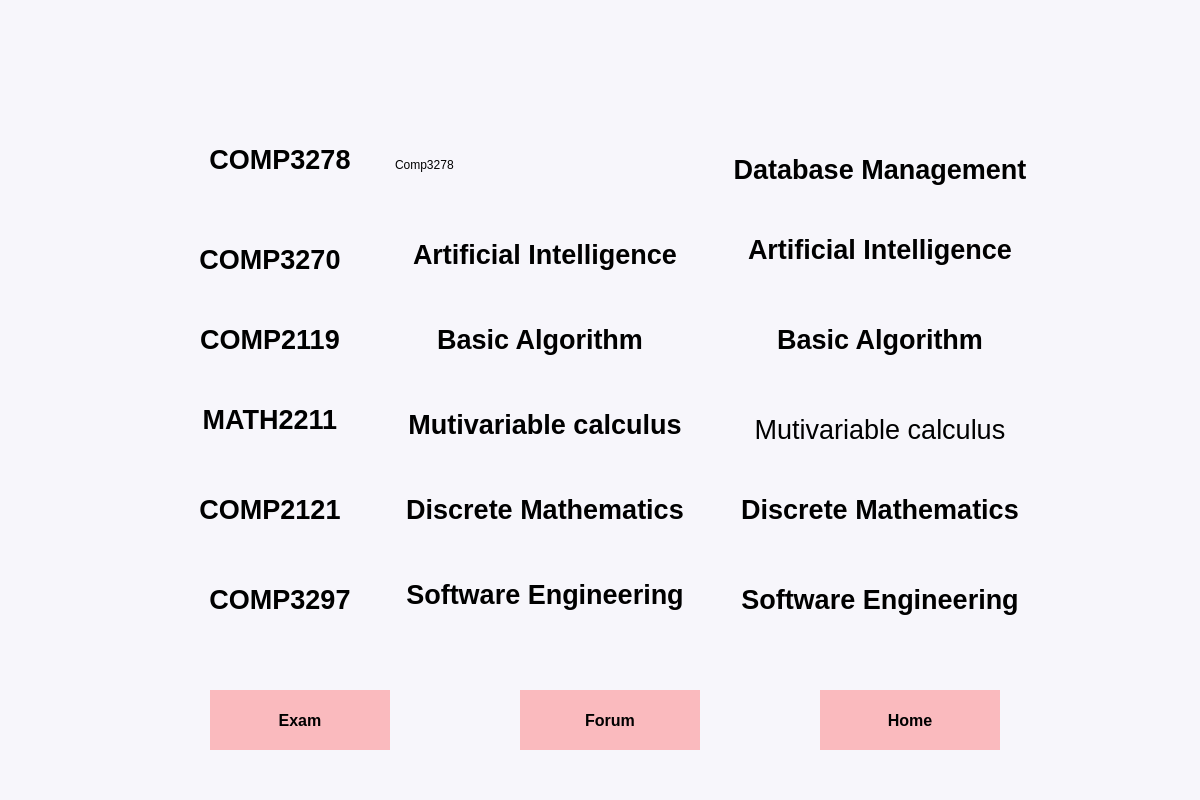
<?xml version="1.0" encoding="UTF-8"?>
<ui version="4.0">
 <class>MainWindow</class>
 <widget class="QMainWindow" name="MainWindow">
  <property name="geometry">
   <rect>
    <x>0</x>
    <y>0</y>
    <width>1200</width>
    <height>800</height>
   </rect>
  </property>
  <property name="sizePolicy">
   <sizepolicy hsizetype="Preferred" vsizetype="Preferred">
    <horstretch>0</horstretch>
    <verstretch>0</verstretch>
   </sizepolicy>
  </property>
  <property name="palette">
   <palette>
    <active>
     <colorrole role="WindowText">
      <brush brushstyle="SolidPattern">
       <color alpha="255">
        <red>0</red>
        <green>0</green>
        <blue>0</blue>
       </color>
      </brush>
     </colorrole>
     <colorrole role="Button">
      <brush brushstyle="SolidPattern">
       <color alpha="255">
        <red>247</red>
        <green>246</green>
        <blue>251</blue>
       </color>
      </brush>
     </colorrole>
     <colorrole role="Light">
      <brush brushstyle="SolidPattern">
       <color alpha="255">
        <red>255</red>
        <green>255</green>
        <blue>255</blue>
       </color>
      </brush>
     </colorrole>
     <colorrole role="Midlight">
      <brush brushstyle="SolidPattern">
       <color alpha="255">
        <red>251</red>
        <green>250</green>
        <blue>253</blue>
       </color>
      </brush>
     </colorrole>
     <colorrole role="Dark">
      <brush brushstyle="SolidPattern">
       <color alpha="255">
        <red>123</red>
        <green>123</green>
        <blue>125</blue>
       </color>
      </brush>
     </colorrole>
     <colorrole role="Mid">
      <brush brushstyle="SolidPattern">
       <color alpha="255">
        <red>165</red>
        <green>164</green>
        <blue>167</blue>
       </color>
      </brush>
     </colorrole>
     <colorrole role="Text">
      <brush brushstyle="SolidPattern">
       <color alpha="255">
        <red>0</red>
        <green>0</green>
        <blue>0</blue>
       </color>
      </brush>
     </colorrole>
     <colorrole role="BrightText">
      <brush brushstyle="SolidPattern">
       <color alpha="255">
        <red>255</red>
        <green>255</green>
        <blue>255</blue>
       </color>
      </brush>
     </colorrole>
     <colorrole role="ButtonText">
      <brush brushstyle="SolidPattern">
       <color alpha="255">
        <red>0</red>
        <green>0</green>
        <blue>0</blue>
       </color>
      </brush>
     </colorrole>
     <colorrole role="Base">
      <brush brushstyle="SolidPattern">
       <color alpha="255">
        <red>247</red>
        <green>246</green>
        <blue>251</blue>
       </color>
      </brush>
     </colorrole>
     <colorrole role="Window">
      <brush brushstyle="SolidPattern">
       <color alpha="255">
        <red>247</red>
        <green>246</green>
        <blue>251</blue>
       </color>
      </brush>
     </colorrole>
     <colorrole role="Shadow">
      <brush brushstyle="SolidPattern">
       <color alpha="255">
        <red>0</red>
        <green>0</green>
        <blue>0</blue>
       </color>
      </brush>
     </colorrole>
     <colorrole role="AlternateBase">
      <brush brushstyle="SolidPattern">
       <color alpha="255">
        <red>251</red>
        <green>250</green>
        <blue>253</blue>
       </color>
      </brush>
     </colorrole>
     <colorrole role="ToolTipBase">
      <brush brushstyle="SolidPattern">
       <color alpha="255">
        <red>255</red>
        <green>255</green>
        <blue>220</blue>
       </color>
      </brush>
     </colorrole>
     <colorrole role="ToolTipText">
      <brush brushstyle="SolidPattern">
       <color alpha="255">
        <red>0</red>
        <green>0</green>
        <blue>0</blue>
       </color>
      </brush>
     </colorrole>
    </active>
    <inactive>
     <colorrole role="WindowText">
      <brush brushstyle="SolidPattern">
       <color alpha="255">
        <red>0</red>
        <green>0</green>
        <blue>0</blue>
       </color>
      </brush>
     </colorrole>
     <colorrole role="Button">
      <brush brushstyle="SolidPattern">
       <color alpha="255">
        <red>247</red>
        <green>246</green>
        <blue>251</blue>
       </color>
      </brush>
     </colorrole>
     <colorrole role="Light">
      <brush brushstyle="SolidPattern">
       <color alpha="255">
        <red>255</red>
        <green>255</green>
        <blue>255</blue>
       </color>
      </brush>
     </colorrole>
     <colorrole role="Midlight">
      <brush brushstyle="SolidPattern">
       <color alpha="255">
        <red>251</red>
        <green>250</green>
        <blue>253</blue>
       </color>
      </brush>
     </colorrole>
     <colorrole role="Dark">
      <brush brushstyle="SolidPattern">
       <color alpha="255">
        <red>123</red>
        <green>123</green>
        <blue>125</blue>
       </color>
      </brush>
     </colorrole>
     <colorrole role="Mid">
      <brush brushstyle="SolidPattern">
       <color alpha="255">
        <red>165</red>
        <green>164</green>
        <blue>167</blue>
       </color>
      </brush>
     </colorrole>
     <colorrole role="Text">
      <brush brushstyle="SolidPattern">
       <color alpha="255">
        <red>0</red>
        <green>0</green>
        <blue>0</blue>
       </color>
      </brush>
     </colorrole>
     <colorrole role="BrightText">
      <brush brushstyle="SolidPattern">
       <color alpha="255">
        <red>255</red>
        <green>255</green>
        <blue>255</blue>
       </color>
      </brush>
     </colorrole>
     <colorrole role="ButtonText">
      <brush brushstyle="SolidPattern">
       <color alpha="255">
        <red>0</red>
        <green>0</green>
        <blue>0</blue>
       </color>
      </brush>
     </colorrole>
     <colorrole role="Base">
      <brush brushstyle="SolidPattern">
       <color alpha="255">
        <red>247</red>
        <green>246</green>
        <blue>251</blue>
       </color>
      </brush>
     </colorrole>
     <colorrole role="Window">
      <brush brushstyle="SolidPattern">
       <color alpha="255">
        <red>247</red>
        <green>246</green>
        <blue>251</blue>
       </color>
      </brush>
     </colorrole>
     <colorrole role="Shadow">
      <brush brushstyle="SolidPattern">
       <color alpha="255">
        <red>0</red>
        <green>0</green>
        <blue>0</blue>
       </color>
      </brush>
     </colorrole>
     <colorrole role="AlternateBase">
      <brush brushstyle="SolidPattern">
       <color alpha="255">
        <red>251</red>
        <green>250</green>
        <blue>253</blue>
       </color>
      </brush>
     </colorrole>
     <colorrole role="ToolTipBase">
      <brush brushstyle="SolidPattern">
       <color alpha="255">
        <red>255</red>
        <green>255</green>
        <blue>220</blue>
       </color>
      </brush>
     </colorrole>
     <colorrole role="ToolTipText">
      <brush brushstyle="SolidPattern">
       <color alpha="255">
        <red>0</red>
        <green>0</green>
        <blue>0</blue>
       </color>
      </brush>
     </colorrole>
    </inactive>
    <disabled>
     <colorrole role="WindowText">
      <brush brushstyle="SolidPattern">
       <color alpha="255">
        <red>123</red>
        <green>123</green>
        <blue>125</blue>
       </color>
      </brush>
     </colorrole>
     <colorrole role="Button">
      <brush brushstyle="SolidPattern">
       <color alpha="255">
        <red>247</red>
        <green>246</green>
        <blue>251</blue>
       </color>
      </brush>
     </colorrole>
     <colorrole role="Light">
      <brush brushstyle="SolidPattern">
       <color alpha="255">
        <red>255</red>
        <green>255</green>
        <blue>255</blue>
       </color>
      </brush>
     </colorrole>
     <colorrole role="Midlight">
      <brush brushstyle="SolidPattern">
       <color alpha="255">
        <red>251</red>
        <green>250</green>
        <blue>253</blue>
       </color>
      </brush>
     </colorrole>
     <colorrole role="Dark">
      <brush brushstyle="SolidPattern">
       <color alpha="255">
        <red>123</red>
        <green>123</green>
        <blue>125</blue>
       </color>
      </brush>
     </colorrole>
     <colorrole role="Mid">
      <brush brushstyle="SolidPattern">
       <color alpha="255">
        <red>165</red>
        <green>164</green>
        <blue>167</blue>
       </color>
      </brush>
     </colorrole>
     <colorrole role="Text">
      <brush brushstyle="SolidPattern">
       <color alpha="255">
        <red>123</red>
        <green>123</green>
        <blue>125</blue>
       </color>
      </brush>
     </colorrole>
     <colorrole role="BrightText">
      <brush brushstyle="SolidPattern">
       <color alpha="255">
        <red>255</red>
        <green>255</green>
        <blue>255</blue>
       </color>
      </brush>
     </colorrole>
     <colorrole role="ButtonText">
      <brush brushstyle="SolidPattern">
       <color alpha="255">
        <red>123</red>
        <green>123</green>
        <blue>125</blue>
       </color>
      </brush>
     </colorrole>
     <colorrole role="Base">
      <brush brushstyle="SolidPattern">
       <color alpha="255">
        <red>247</red>
        <green>246</green>
        <blue>251</blue>
       </color>
      </brush>
     </colorrole>
     <colorrole role="Window">
      <brush brushstyle="SolidPattern">
       <color alpha="255">
        <red>247</red>
        <green>246</green>
        <blue>251</blue>
       </color>
      </brush>
     </colorrole>
     <colorrole role="Shadow">
      <brush brushstyle="SolidPattern">
       <color alpha="255">
        <red>0</red>
        <green>0</green>
        <blue>0</blue>
       </color>
      </brush>
     </colorrole>
     <colorrole role="AlternateBase">
      <brush brushstyle="SolidPattern">
       <color alpha="255">
        <red>247</red>
        <green>246</green>
        <blue>251</blue>
       </color>
      </brush>
     </colorrole>
     <colorrole role="ToolTipBase">
      <brush brushstyle="SolidPattern">
       <color alpha="255">
        <red>255</red>
        <green>255</green>
        <blue>220</blue>
       </color>
      </brush>
     </colorrole>
     <colorrole role="ToolTipText">
      <brush brushstyle="SolidPattern">
       <color alpha="255">
        <red>0</red>
        <green>0</green>
        <blue>0</blue>
       </color>
      </brush>
     </colorrole>
    </disabled>
   </palette>
  </property>
  <property name="font">
   <font>
    <family>Yu Gothic UI</family>
    <weight>75</weight>
    <bold>true</bold>
   </font>
  </property>
  <property name="windowTitle">
   <string>iKYC</string>
  </property>
  <property name="layoutDirection">
   <enum>Qt::LeftToRight</enum>
  </property>
  <property name="autoFillBackground">
   <bool>false</bool>
  </property>
  <property name="styleSheet">
   <string notr="true">QMainWindow{
	background-color: rgb(247, 246, 251);
}</string>
  </property>
  <widget class="QWidget" name="centralwidget">
   <widget class="QLabel" name="title_label">
    <property name="geometry">
     <rect>
      <x>450</x>
      <y>20</y>
      <width>301</width>
      <height>111</height>
     </rect>
    </property>
    <property name="font">
     <font>
      <family>Yu Gothic UI</family>
      <pointsize>48</pointsize>
      <weight>75</weight>
      <bold>true</bold>
     </font>
    </property>
    <property name="contextMenuPolicy">
     <enum>Qt::NoContextMenu</enum>
    </property>
    <property name="text">
     <string/>
    </property>
    <property name="alignment">
     <set>Qt::AlignLeading|Qt::AlignLeft|Qt::AlignVCenter</set>
    </property>
   </widget>
   <widget class="QLabel" name="class1_label">
    <property name="geometry">
     <rect>
      <x>190</x>
      <y>130</y>
      <width>180</width>
      <height>60</height>
     </rect>
    </property>
    <property name="font">
     <font>
      <family>Yu Gothic UI</family>
      <weight>50</weight>
      <bold>false</bold>
     </font>
    </property>
    <property name="text">
     <string>&lt;html&gt;&lt;head/&gt;&lt;body&gt;&lt;p align=&quot;center&quot;&gt;&lt;span style=&quot; font-size:20pt; font-weight:600;&quot;&gt;COMP3278&lt;/span&gt;&lt;/p&gt;&lt;/body&gt;&lt;/html&gt;</string>
    </property>
    <property name="alignment">
     <set>Qt::AlignRight|Qt::AlignTrailing|Qt::AlignVCenter</set>
    </property>
   </widget>
   <widget class="QLabel" name="class2_label">
    <property name="geometry">
     <rect>
      <x>180</x>
      <y>230</y>
      <width>180</width>
      <height>60</height>
     </rect>
    </property>
    <property name="font">
     <font>
      <family>Yu Gothic UI</family>
     </font>
    </property>
    <property name="text">
     <string>&lt;html&gt;&lt;head/&gt;&lt;body&gt;&lt;p align=&quot;center&quot;&gt;&lt;span style=&quot; font-size:20pt; font-weight:600;&quot;&gt;COMP3270&lt;/span&gt;&lt;/p&gt;&lt;/body&gt;&lt;/html&gt;</string>
    </property>
    <property name="alignment">
     <set>Qt::AlignRight|Qt::AlignTrailing|Qt::AlignVCenter</set>
    </property>
   </widget>
   <widget class="QLabel" name="class4_label">
    <property name="geometry">
     <rect>
      <x>180</x>
      <y>390</y>
      <width>180</width>
      <height>60</height>
     </rect>
    </property>
    <property name="font">
     <font>
      <family>Yu Gothic UI</family>
     </font>
    </property>
    <property name="text">
     <string>&lt;html&gt;&lt;head/&gt;&lt;body&gt;&lt;p align=&quot;center&quot;&gt;&lt;span style=&quot; font-size:20pt; font-weight:600;&quot;&gt;MATH2211&lt;/span&gt;&lt;/p&gt;&lt;/body&gt;&lt;/html&gt;</string>
    </property>
    <property name="alignment">
     <set>Qt::AlignRight|Qt::AlignTrailing|Qt::AlignVCenter</set>
    </property>
   </widget>
   <widget class="QPushButton" name="forum_button">
    <property name="geometry">
     <rect>
      <x>520</x>
      <y>690</y>
      <width>180</width>
      <height>60</height>
     </rect>
    </property>
    <property name="font">
     <font>
      <family>Yu Gothic UI</family>
      <pointsize>12</pointsize>
      <weight>75</weight>
      <bold>true</bold>
     </font>
    </property>
    <property name="cursor">
     <cursorShape>ArrowCursor</cursorShape>
    </property>
    <property name="styleSheet">
     <string notr="true">QPushButton{
    background: #fababe;
    
	background-repeat: no-repeat;
	background-position: center;
    border-radius: 100px;
}
QPushButton:hover{
    background: #fababe;
	
	background-repeat: no-repeat;
	background-position: center;
    border-radius: 100px;
}
QPushButton:pressed{
    background: #fababe;
    
	background-repeat: no-repeat;
	background-position: center;
    border-radius: 100px;
}</string>
    </property>
    <property name="text">
     <string>Forum</string>
    </property>
   </widget>
   <widget class="QLabel" name="class1_value">
    <property name="geometry">
     <rect>
      <x>395</x>
      <y>135</y>
      <width>300</width>
      <height>60</height>
     </rect>
    </property>
    <property name="font">
     <font>
      <family>Yu Gothic UI</family>
     </font>
    </property>
    <property name="autoFillBackground">
     <bool>false</bool>
    </property>
    <property name="text">
     <string>Comp3278</string>
    </property>
    <property name="pixmap">
     <pixmap>resource/line_text.png</pixmap>
    </property>
   </widget>
   <widget class="QLabel" name="class3_label">
    <property name="geometry">
     <rect>
      <x>180</x>
      <y>310</y>
      <width>180</width>
      <height>60</height>
     </rect>
    </property>
    <property name="font">
     <font>
      <family>Yu Gothic UI</family>
     </font>
    </property>
    <property name="text">
     <string>&lt;html&gt;&lt;head/&gt;&lt;body&gt;&lt;p align=&quot;center&quot;&gt;&lt;span style=&quot; font-size:20pt; font-weight:600;&quot;&gt;COMP2119&lt;/span&gt;&lt;/p&gt;&lt;/body&gt;&lt;/html&gt;</string>
    </property>
    <property name="alignment">
     <set>Qt::AlignRight|Qt::AlignTrailing|Qt::AlignVCenter</set>
    </property>
   </widget>
   <widget class="QLabel" name="class5_label">
    <property name="geometry">
     <rect>
      <x>180</x>
      <y>480</y>
      <width>180</width>
      <height>60</height>
     </rect>
    </property>
    <property name="font">
     <font>
      <family>Yu Gothic UI</family>
      <weight>50</weight>
      <bold>false</bold>
     </font>
    </property>
    <property name="text">
     <string>&lt;html&gt;&lt;head/&gt;&lt;body&gt;&lt;p align=&quot;center&quot;&gt;&lt;span style=&quot; font-size:20pt; font-weight:600;&quot;&gt;COMP2121&lt;/span&gt;&lt;/p&gt;&lt;/body&gt;&lt;/html&gt;</string>
    </property>
    <property name="alignment">
     <set>Qt::AlignRight|Qt::AlignTrailing|Qt::AlignVCenter</set>
    </property>
   </widget>
   <widget class="QLabel" name="class6_label">
    <property name="geometry">
     <rect>
      <x>190</x>
      <y>570</y>
      <width>180</width>
      <height>60</height>
     </rect>
    </property>
    <property name="font">
     <font>
      <family>Yu Gothic UI</family>
      <weight>50</weight>
      <bold>false</bold>
     </font>
    </property>
    <property name="text">
     <string>&lt;html&gt;&lt;head/&gt;&lt;body&gt;&lt;p align=&quot;center&quot;&gt;&lt;span style=&quot; font-size:20pt; font-weight:600;&quot;&gt;COMP3297&lt;/span&gt;&lt;/p&gt;&lt;/body&gt;&lt;/html&gt;</string>
    </property>
    <property name="alignment">
     <set>Qt::AlignRight|Qt::AlignTrailing|Qt::AlignVCenter</set>
    </property>
   </widget>
   <widget class="QLabel" name="class2_value">
    <property name="geometry">
     <rect>
      <x>395</x>
      <y>225</y>
      <width>300</width>
      <height>60</height>
     </rect>
    </property>
    <property name="font">
     <font>
      <family>Yu Gothic UI</family>
     </font>
    </property>
    <property name="text">
     <string>&lt;html&gt;&lt;head/&gt;&lt;body&gt;&lt;p align=&quot;center&quot;&gt;&lt;span style=&quot; font-size:20pt; font-weight:600;&quot;&gt;Artificial Intelligence&lt;/span&gt;&lt;/p&gt;&lt;/body&gt;&lt;/html&gt;</string>
    </property>
   </widget>
   <widget class="QLabel" name="class3_value">
    <property name="geometry">
     <rect>
      <x>390</x>
      <y>310</y>
      <width>300</width>
      <height>60</height>
     </rect>
    </property>
    <property name="font">
     <font>
      <family>Yu Gothic UI</family>
     </font>
    </property>
    <property name="text">
     <string>&lt;html&gt;&lt;head/&gt;&lt;body&gt;&lt;p align=&quot;center&quot;&gt;&lt;span style=&quot; font-size:20pt; font-weight:600;&quot;&gt;Basic Algorithm&lt;/span&gt;&lt;/p&gt;&lt;/body&gt;&lt;/html&gt;</string>
    </property>
   </widget>
   <widget class="QLabel" name="class4_value">
    <property name="geometry">
     <rect>
      <x>395</x>
      <y>395</y>
      <width>300</width>
      <height>60</height>
     </rect>
    </property>
    <property name="font">
     <font>
      <family>Yu Gothic UI</family>
     </font>
    </property>
    <property name="text">
     <string>&lt;html&gt;&lt;head/&gt;&lt;body&gt;&lt;p align=&quot;center&quot;&gt;&lt;span style=&quot; font-size:20pt; font-weight:600;&quot;&gt;Mutivariable calculus&lt;/span&gt;&lt;/p&gt;&lt;/body&gt;&lt;/html&gt;</string>
    </property>
   </widget>
   <widget class="QLabel" name="class5_value">
    <property name="geometry">
     <rect>
      <x>395</x>
      <y>480</y>
      <width>300</width>
      <height>60</height>
     </rect>
    </property>
    <property name="font">
     <font>
      <family>Yu Gothic UI</family>
     </font>
    </property>
    <property name="text">
     <string>&lt;html&gt;&lt;head/&gt;&lt;body&gt;&lt;p align=&quot;center&quot;&gt;&lt;span style=&quot; font-size:20pt; font-weight:600;&quot;&gt;Discrete Mathematics&lt;/span&gt;&lt;/p&gt;&lt;/body&gt;&lt;/html&gt;</string>
    </property>
   </widget>
   <widget class="QLabel" name="class6_value">
    <property name="geometry">
     <rect>
      <x>395</x>
      <y>565</y>
      <width>300</width>
      <height>60</height>
     </rect>
    </property>
    <property name="font">
     <font>
      <family>Yu Gothic UI</family>
     </font>
    </property>
    <property name="text">
     <string>&lt;html&gt;&lt;head/&gt;&lt;body&gt;&lt;p align=&quot;center&quot;&gt;&lt;span style=&quot; font-size:20pt; font-weight:600;&quot;&gt;Software Engineering&lt;/span&gt;&lt;/p&gt;&lt;/body&gt;&lt;/html&gt;</string>
    </property>
   </widget>
   <widget class="QPushButton" name="home_button">
    <property name="geometry">
     <rect>
      <x>820</x>
      <y>690</y>
      <width>180</width>
      <height>60</height>
     </rect>
    </property>
    <property name="font">
     <font>
      <family>Yu Gothic UI</family>
      <pointsize>12</pointsize>
      <weight>75</weight>
      <bold>true</bold>
     </font>
    </property>
    <property name="cursor">
     <cursorShape>ArrowCursor</cursorShape>
    </property>
    <property name="styleSheet">
     <string notr="true">QPushButton{
    background: #fababe;
    
	background-repeat: no-repeat;
	background-position: center;
    border-radius: 100px;
}
QPushButton:hover{
    background:  #fababe;
	
	background-repeat: no-repeat;
	background-position: center;
    border-radius: 100px;
}
QPushButton:pressed{
    background: #fababe;
    
	background-repeat: no-repeat;
	background-position: center;
    border-radius: 100px;
}</string>
    </property>
    <property name="text">
     <string>Home</string>
    </property>
   </widget>
   <widget class="QPushButton" name="exam_button">
    <property name="geometry">
     <rect>
      <x>210</x>
      <y>690</y>
      <width>180</width>
      <height>60</height>
     </rect>
    </property>
    <property name="font">
     <font>
      <family>Yu Gothic UI</family>
      <pointsize>12</pointsize>
      <weight>75</weight>
      <bold>true</bold>
     </font>
    </property>
    <property name="cursor">
     <cursorShape>ArrowCursor</cursorShape>
    </property>
    <property name="styleSheet">
     <string notr="true">QPushButton{
    background: #fababe;
    
	background-repeat: no-repeat;
	background-position: center;
    border-radius: 100px;
}
QPushButton:hover{
    background:  #fababe;
	
	background-repeat: no-repeat;
	background-position: center;
    border-radius: 100px;
}
QPushButton:pressed{
    background: #fababe;
    
	background-repeat: no-repeat;
	background-position: center;
    border-radius: 100px;
}</string>
    </property>
    <property name="text">
     <string>Exam</string>
    </property>
   </widget>
   <widget class="QLabel" name="class1_value_2">
    <property name="geometry">
     <rect>
      <x>730</x>
      <y>140</y>
      <width>300</width>
      <height>60</height>
     </rect>
    </property>
    <property name="font">
     <font>
      <family>Yu Gothic UI</family>
     </font>
    </property>
    <property name="text">
     <string>&lt;html&gt;&lt;head/&gt;&lt;body&gt;&lt;p align=&quot;center&quot;&gt;&lt;span style=&quot; font-size:20pt; font-weight:600;&quot;&gt;Database Management&lt;/span&gt;&lt;/p&gt;&lt;/body&gt;&lt;/html&gt;</string>
    </property>
   </widget>
   <widget class="QLabel" name="class2_value_2">
    <property name="geometry">
     <rect>
      <x>730</x>
      <y>220</y>
      <width>300</width>
      <height>60</height>
     </rect>
    </property>
    <property name="font">
     <font>
      <family>Yu Gothic UI</family>
     </font>
    </property>
    <property name="text">
     <string>&lt;html&gt;&lt;head/&gt;&lt;body&gt;&lt;p align=&quot;center&quot;&gt;&lt;span style=&quot; font-size:20pt; font-weight:600;&quot;&gt;Artificial Intelligence&lt;/span&gt;&lt;/p&gt;&lt;/body&gt;&lt;/html&gt;</string>
    </property>
   </widget>
   <widget class="QLabel" name="class3_value_2">
    <property name="geometry">
     <rect>
      <x>730</x>
      <y>310</y>
      <width>300</width>
      <height>60</height>
     </rect>
    </property>
    <property name="font">
     <font>
      <family>Yu Gothic UI</family>
     </font>
    </property>
    <property name="text">
     <string>&lt;html&gt;&lt;head/&gt;&lt;body&gt;&lt;p align=&quot;center&quot;&gt;&lt;span style=&quot; font-size:20pt; font-weight:600;&quot;&gt;Basic Algorithm&lt;/span&gt;&lt;/p&gt;&lt;/body&gt;&lt;/html&gt;</string>
    </property>
   </widget>
   <widget class="QLabel" name="class4_value_2">
    <property name="geometry">
     <rect>
      <x>730</x>
      <y>400</y>
      <width>300</width>
      <height>60</height>
     </rect>
    </property>
    <property name="font">
     <font>
      <family>Yu Gothic UI</family>
     </font>
    </property>
    <property name="text">
     <string>&lt;html&gt;&lt;head/&gt;&lt;body&gt;&lt;p align=&quot;center&quot;&gt;&lt;span style=&quot; font-size:20pt;&quot;&gt;Mutivariable calculus&lt;/span&gt;&lt;/p&gt;&lt;/body&gt;&lt;/html&gt;</string>
    </property>
   </widget>
   <widget class="QLabel" name="class5_value_2">
    <property name="geometry">
     <rect>
      <x>730</x>
      <y>480</y>
      <width>300</width>
      <height>60</height>
     </rect>
    </property>
    <property name="font">
     <font>
      <family>Yu Gothic UI</family>
     </font>
    </property>
    <property name="text">
     <string>&lt;html&gt;&lt;head/&gt;&lt;body&gt;&lt;p align=&quot;center&quot;&gt;&lt;span style=&quot; font-size:20pt; font-weight:600;&quot;&gt;Discrete Mathematics&lt;/span&gt;&lt;/p&gt;&lt;/body&gt;&lt;/html&gt;</string>
    </property>
   </widget>
   <widget class="QLabel" name="class6_value_2">
    <property name="geometry">
     <rect>
      <x>730</x>
      <y>570</y>
      <width>300</width>
      <height>60</height>
     </rect>
    </property>
    <property name="font">
     <font>
      <family>Yu Gothic UI</family>
     </font>
    </property>
    <property name="text">
     <string>&lt;html&gt;&lt;head/&gt;&lt;body&gt;&lt;p align=&quot;center&quot;&gt;&lt;span style=&quot; font-size:20pt; font-weight:600;&quot;&gt;Software Engineering&lt;/span&gt;&lt;/p&gt;&lt;/body&gt;&lt;/html&gt;</string>
    </property>
   </widget>
   <widget class="QLabel" name="back_t">
    <property name="geometry">
     <rect>
      <x>0</x>
      <y>0</y>
      <width>1200</width>
      <height>800</height>
     </rect>
    </property>
    <property name="text">
     <string/>
    </property>
    <property name="pixmap">
     <pixmap>resources/comp3278 (13).png</pixmap>
    </property>
   </widget>
   <zorder>back_t</zorder>
   <zorder>class1_label</zorder>
   <zorder>class2_label</zorder>
   <zorder>class4_label</zorder>
   <zorder>forum_button</zorder>
   <zorder>title_label</zorder>
   <zorder>class1_value</zorder>
   <zorder>class3_label</zorder>
   <zorder>class5_label</zorder>
   <zorder>class6_label</zorder>
   <zorder>class2_value</zorder>
   <zorder>class3_value</zorder>
   <zorder>class4_value</zorder>
   <zorder>class5_value</zorder>
   <zorder>class6_value</zorder>
   <zorder>home_button</zorder>
   <zorder>exam_button</zorder>
   <zorder>class1_value_2</zorder>
   <zorder>class2_value_2</zorder>
   <zorder>class3_value_2</zorder>
   <zorder>class4_value_2</zorder>
   <zorder>class5_value_2</zorder>
   <zorder>class6_value_2</zorder>
  </widget>
 </widget>
 <resources/>
 <connections/>
</ui>
